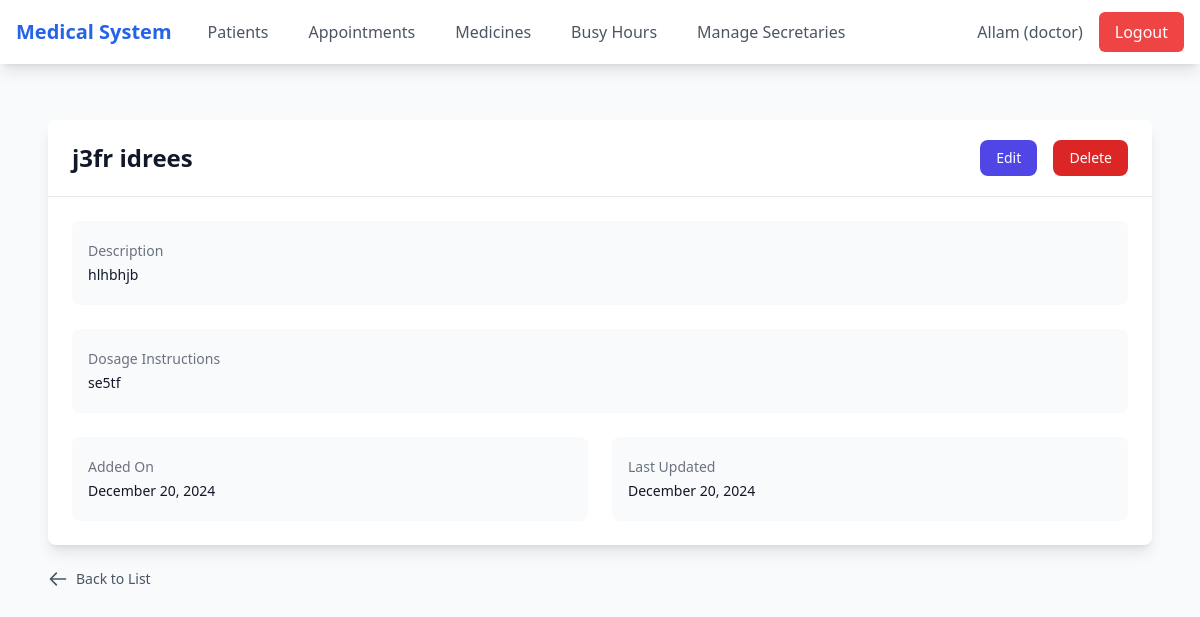
The page /medicines/1/ (signed in) on the database its author committed.
### users/models.py (models this page shows, shortened)
class CustomUser(AbstractUser):
    DOCTOR = 'doctor'
    SECRETARY = 'secretary'
    ROLE_CHOICES = [
        (DOCTOR, 'Doctor'),
        (SECRETARY, 'Secretary'),
    ]
    role = models.CharField(
        max_length=10,
        choices=ROLE_CHOICES,
        default=DOCTOR,
    )
    email = models.EmailField(unique=True)  # Make email required and unique
    founded_in = models.DateField(null=True, blank=True)

### apps/models.py (models this page shows, shortened)
class Medicine(models.Model):
    name = models.CharField(max_length=200)
    description = models.TextField()
    dosage_instructions = models.TextField()
    created_at = models.DateTimeField(auto_now_add=True)
    updated_at = models.DateTimeField(auto_now=True)

### apps/views.py (the view)
# urls.py: path('medicines/<int:pk>/', views.MedicineDetailView.as_view(), name='medicine_detail'),
class MedicineDetailView(LoginRequiredMixin, IsDoctorMixin, DetailView):
    model = Medicine
    template_name = 'medicines/medicine_detail.html'

### apps/views.py (called while the page is built)
    def test_func(self):
        return self.request.user.role == 'doctor'

### templates/medicines/medicine_detail.html
{% extends 'base.html' %}
{% block content %}
<div class="max-w-7xl mx-auto px-4 sm:px-6 lg:px-8 py-8">
    <div class="bg-white shadow-lg rounded-lg overflow-hidden">
        <div class="px-6 py-5 border-b border-gray-200">
            <div class="flex justify-between items-center">
                <h1 class="text-2xl font-bold text-gray-900">{{ medicine.name }}</h1>
                <div class="space-x-3">
                    <a href="{% url 'medicine_update' medicine.pk %}"
                       class="inline-flex items-center px-4 py-2 bg-indigo-600 hover:bg-indigo-700 text-white text-sm font-medium rounded-lg transition-colors duration-150">
                        Edit
                    </a>
                    <a href="{% url 'medicine_delete' medicine.pk %}"
                       class="inline-flex items-center px-4 py-2 bg-red-600 hover:bg-red-700 text-white text-sm font-medium rounded-lg transition-colors duration-150">
                        Delete
                    </a>
                </div>
            </div>
        </div>
        <div class="px-6 py-6">
            <dl class="grid grid-cols-1 gap-6">
                <div class="bg-gray-50 px-4 py-5 rounded-lg">
                    <dt class="text-sm font-medium text-gray-500">Description</dt>
                    <dd class="mt-1 text-sm text-gray-900">{{ medicine.description }}</dd>
                </div>
                <div class="bg-gray-50 px-4 py-5 rounded-lg">
                    <dt class="text-sm font-medium text-gray-500">Dosage Instructions</dt>
                    <dd class="mt-1 text-sm text-gray-900">{{ medicine.dosage_instructions }}</dd>
                </div>
                <div class="grid grid-cols-2 gap-6">
                    <div class="bg-gray-50 px-4 py-5 rounded-lg">
                        <dt class="text-sm font-medium text-gray-500">Added On</dt>
                        <dd class="mt-1 text-sm text-gray-900">{{ medicine.created_at|date:"F j, Y" }}</dd>
                    </div>
                    <div class="bg-gray-50 px-4 py-5 rounded-lg">
                        <dt class="text-sm font-medium text-gray-500">Last Updated</dt>
                        <dd class="mt-1 text-sm text-gray-900">{{ medicine.updated_at|date:"F j, Y" }}</dd>
                    </div>
                </div>
            </dl>
        </div>
    </div>
    <div class="mt-6">
        <a href="{% url 'medicine_list' %}"
           class="inline-flex items-center text-sm text-gray-600 hover:text-gray-900 transition-colors duration-150">
            <svg class="w-5 h-5 mr-2" fill="none" stroke="currentColor" viewBox="0 0 24 24">
                <path stroke-linecap="round" stroke-linejoin="round" stroke-width="2" d="M10 19l-7-7m0 0l7-7m-7 7h18"/>
            </svg>
            Back to List
        </a>
    </div>
</div>
{% endblock %}

### templates/base.html (shortened to what this page needs)
<!DOCTYPE html>
<html lang="en">
<head>
    <script src="https://cdn.tailwindcss.com"></script>
</head>
<body class="bg-gray-50">
    <nav class="bg-white shadow-lg relative z-30">
        <div class="max-w-7xl mx-auto px-4">
            <div class="flex justify-between h-16">
                <div class="flex">
                    <a href="{% url 'dashboard' %}" class="flex items-center text-xl font-bold text-blue-600">
                        Medical System
                    </a>
                    {% if user.is_authenticated %}
                        <div class="hidden md:ml-6 md:flex space-x-4">
                            <a href="{% url 'patient_list' %}" class="inline-flex items-center px-3 py-2 text-gray-600 hover:text-blue-600">Patients</a>
                            <a href="{% url 'appointment_list' %}" class="inline-flex items-center px-3 py-2 text-gray-600 hover:text-blue-600">Appointments</a>
                            {% if user.role == 'doctor' %}
                                <a href="{% url 'medicine_list' %}" class="inline-flex items-center px-3 py-2 text-gray-600 hover:text-blue-600">Medicines</a>
                                <a href="{% url 'busy_hours' %}" class="inline-flex items-center px-3 py-2 text-gray-600 hover:text-blue-600">Busy Hours</a>
                                <a href="{% url 'secretary_list' %}" class="inline-flex items-center px-3 py-2 text-gray-600 hover:text-blue-600">Manage Secretaries</a>
                            {% endif %}
                        </div>
                    {% endif %}
                </div>
                <div class="flex items-center">
                    {% if user.is_authenticated %}
                        <div class="hidden md:flex items-center space-x-4">
                            <span class="text-gray-600">{{ user.username }} ({{ user.role }})</span>
                            <form id="logout-form" action="{% url 'logout' %}" method="POST" class="inline">
                                <button type="submit" class="bg-red-500 hover:bg-red-600 text-white px-4 py-2 rounded-md">Logout</button>
                            </form>
                        </div>
                    {% else %}
                        <div class="hidden md:block">
                            <a href="{% url 'login' %}" class="bg-blue-500 hover:bg-blue-600 text-white px-4 py-2 rounded-md">Login</a>
                        </div>
                    {% endif %}
                </div>
            </div>
        </div>
    </nav>
    <main class="max-w-7xl mx-auto px-4 py-6">
        {% block content %}
        {% endblock %}
    </main>
</body>
</html>

### rows shown on the page
CustomUser: username "Allam", role "doctor"
Medicine: name "j3fr idrees", description "hlhbhjb", dosage_instructions "se5tf", created_at "December 20, 2024", updated_at "December 20, 2024"
